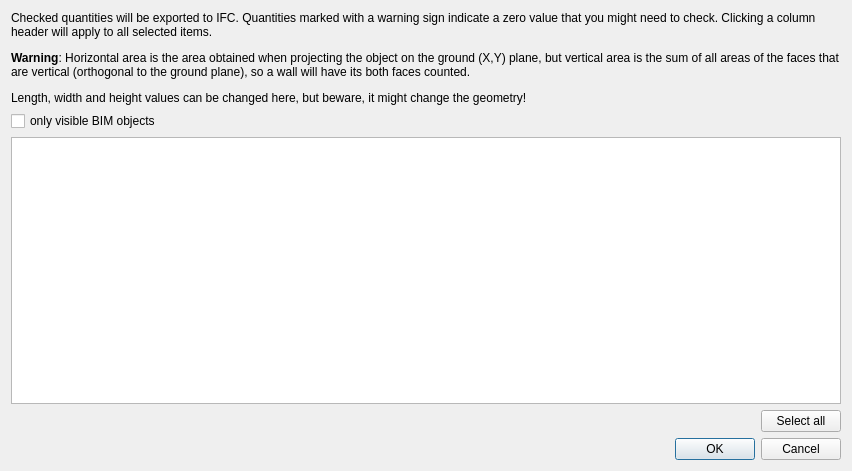
<?xml version="1.0" encoding="UTF-8"?>
<ui version="4.0">
 <class>Dialog</class>
 <widget class="QDialog" name="Dialog">
  <property name="geometry">
   <rect>
    <x>0</x>
    <y>0</y>
    <width>852</width>
    <height>471</height>
   </rect>
  </property>
  <property name="windowTitle">
   <string>IFC Quantities Manager</string>
  </property>
  <layout class="QVBoxLayout" name="verticalLayout">
   <item>
    <widget class="QLabel" name="label_5">
     <property name="text">
      <string>&lt;html&gt;&lt;head/&gt;&lt;body&gt;&lt;p&gt;Checked quantities will be exported to IFC. Quantities marked with a warning sign indicate a zero value that you might need to check. Clicking a column header will apply to all selected items.&lt;/p&gt;&lt;p&gt;&lt;span style=&quot; font-weight:600;&quot;&gt;Warning&lt;/span&gt;: Horizontal area is the area obtained when projecting the object on the ground (X,Y) plane, but vertical area is the sum of all areas of the faces that are vertical (orthogonal to the ground plane), so a wall will have its both faces counted.&lt;/p&gt;&lt;p&gt;Length, width and height values can be changed here, but beware, it might change the geometry!&lt;/p&gt;&lt;/body&gt;&lt;/html&gt;</string>
     </property>
     <property name="wordWrap">
      <bool>true</bool>
     </property>
    </widget>
   </item>
   <item>
    <widget class="QCheckBox" name="onlyVisible">
     <property name="text">
      <string>only visible BIM objects</string>
     </property>
    </widget>
   </item>
   <item>
    <widget class="QTreeView" name="quantities">
     <property name="selectionMode">
      <enum>QAbstractItemView::ExtendedSelection</enum>
     </property>
    </widget>
   </item>
   <item>
    <layout class="QHBoxLayout" name="horizontalLayout_6">
     <item>
      <spacer name="horizontalSpacer">
       <property name="orientation">
        <enum>Qt::Horizontal</enum>
       </property>
       <property name="sizeHint" stdset="0">
        <size>
         <width>40</width>
         <height>20</height>
        </size>
       </property>
      </spacer>
     </item>
     <item>
      <widget class="QPushButton" name="buttonSelectAll">
       <property name="text">
        <string>Select all</string>
       </property>
      </widget>
     </item>
    </layout>
   </item>
   <item>
    <widget class="QDialogButtonBox" name="buttonBox">
     <property name="orientation">
      <enum>Qt::Horizontal</enum>
     </property>
     <property name="standardButtons">
      <set>QDialogButtonBox::Cancel|QDialogButtonBox::Ok</set>
     </property>
    </widget>
   </item>
  </layout>
 </widget>
 <resources/>
 <connections>
  <connection>
   <sender>buttonBox</sender>
   <signal>accepted()</signal>
   <receiver>Dialog</receiver>
   <slot>accept()</slot>
   <hints>
    <hint type="sourcelabel">
     <x>257</x>
     <y>473</y>
    </hint>
    <hint type="destinationlabel">
     <x>157</x>
     <y>274</y>
    </hint>
   </hints>
  </connection>
  <connection>
   <sender>buttonBox</sender>
   <signal>rejected()</signal>
   <receiver>Dialog</receiver>
   <slot>reject()</slot>
   <hints>
    <hint type="sourcelabel">
     <x>325</x>
     <y>473</y>
    </hint>
    <hint type="destinationlabel">
     <x>286</x>
     <y>274</y>
    </hint>
   </hints>
  </connection>
  <connection>
   <sender>buttonSelectAll</sender>
   <signal>clicked()</signal>
   <receiver>quantities</receiver>
   <slot>selectAll()</slot>
   <hints>
    <hint type="sourcelabel">
     <x>667</x>
     <y>383</y>
    </hint>
    <hint type="destinationlabel">
     <x>613</x>
     <y>274</y>
    </hint>
   </hints>
  </connection>
 </connections>
</ui>
